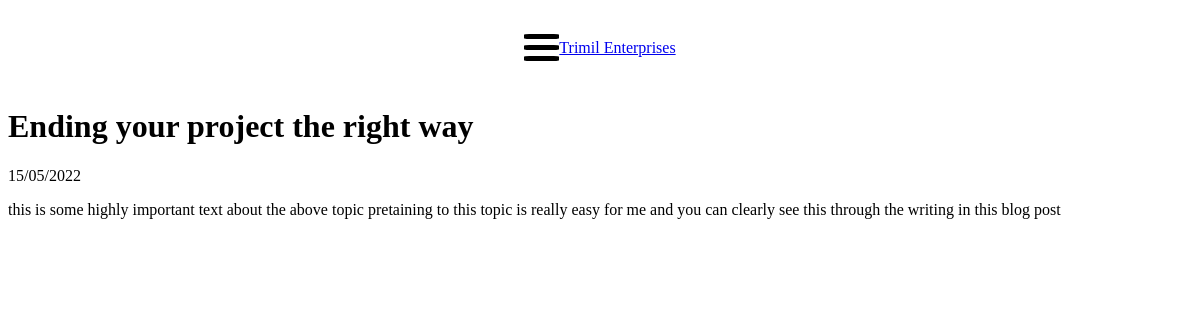
Page /blog/2 on the committed database.
### tables this page shows
CREATE TABLE BlogPosts (ID INTEGER PRIMARY KEY AUTOINCREMENT NOT NULL, Title TEXT, Date DATE, Summary TEXT, Content TEXT);

### app.py (the view)
@app.route("/blog/<int:id>",methods=["GET","POST"])
def posts(id):
  conn=get_database_connection()
  posts = conn.execute("SELECT * FROM BlogPosts").fetchall()
  conn.close()
  return render_template("blog-post.html",content = posts[id-1])

### app.py (called while the page is built)
def get_database_connection():
  conn = sql.connect('TrimilEnterprises.db')
  conn.row_factory = sql.Row
  return conn

### templates/blog-post.html
{%extends "layout.html"%}
    {%block body%}
        <h1>{{content.title}}</h1>
        <p>{{content.date}}</p>
        <p>{{content.content}}</p>
    {%endblock%}

### static/styles/styles.css (style rules this page uses)
:root { --blue: #2E5073; --white: #FFFFFF; --grey: #c5c4c4; }
* { box-sizing:border-box }

### rows in the picture
BlogPosts: title "Ending your project the right way", date "15/05/2022", content "this is some highly important text about the above topic pretaining to this topic is really easy for me and you can clearly see this through the writing in this blog post"
